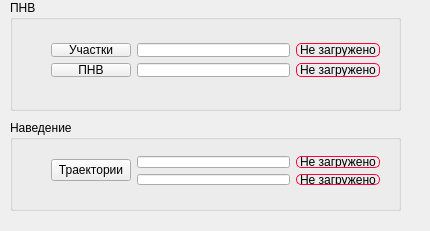
<?xml version="1.0" encoding="UTF-8"?>
<ui version="4.0">
 <class>ReadInputBox</class>
 <widget class="QWidget" name="ReadInputBox">
  <property name="geometry">
   <rect>
    <x>0</x>
    <y>0</y>
    <width>430</width>
    <height>231</height>
   </rect>
  </property>
  <property name="windowTitle">
   <string>ReadInputBox</string>
  </property>
  <property name="styleSheet">
   <string notr="true">QLabel {
		border-width: 1px;
		border-radius: 5px;
		border-color: rgb(255, 3, 62);
		border-style: solid;
}</string>
  </property>
  <widget class="QGroupBox" name="pnv_group">
   <property name="geometry">
    <rect>
     <x>10</x>
     <y>0</y>
     <width>391</width>
     <height>111</height>
    </rect>
   </property>
   <property name="title">
    <string>ПНВ</string>
   </property>
   <widget class="QWidget" name="layoutWidget">
    <property name="geometry">
     <rect>
      <x>30</x>
      <y>32</y>
      <width>351</width>
      <height>56</height>
     </rect>
    </property>
    <layout class="QHBoxLayout" name="horizontalLayout">
     <item>
      <layout class="QVBoxLayout" name="verticalLayout">
       <item>
        <widget class="QPushButton" name="read_area_btn">
         <property name="text">
          <string>Участки</string>
         </property>
        </widget>
       </item>
       <item>
        <widget class="QPushButton" name="read_pnv_btn">
         <property name="text">
          <string>ПНВ</string>
         </property>
        </widget>
       </item>
      </layout>
     </item>
     <item>
      <layout class="QVBoxLayout" name="verticalLayout_3">
       <item>
        <widget class="QLineEdit" name="area_line"/>
       </item>
       <item>
        <widget class="QLineEdit" name="pnv_line"/>
       </item>
      </layout>
     </item>
     <item>
      <layout class="QVBoxLayout" name="verticalLayout_4">
       <item>
        <widget class="QLabel" name="area_label">
         <property name="text">
          <string>Не загружено</string>
         </property>
        </widget>
       </item>
       <item>
        <widget class="QLabel" name="pnv_label">
         <property name="text">
          <string>Не загружено</string>
         </property>
        </widget>
       </item>
      </layout>
     </item>
    </layout>
   </widget>
  </widget>
  <widget class="QGroupBox" name="angp_group">
   <property name="geometry">
    <rect>
     <x>10</x>
     <y>120</y>
     <width>391</width>
     <height>91</height>
    </rect>
   </property>
   <property name="title">
    <string>Наведение</string>
   </property>
   <widget class="QWidget" name="layoutWidget">
    <property name="geometry">
     <rect>
      <x>30</x>
      <y>25</y>
      <width>351</width>
      <height>51</height>
     </rect>
    </property>
    <layout class="QHBoxLayout" name="horizontalLayout_2">
     <item>
      <widget class="QPushButton" name="read_angp_btn">
       <property name="text">
        <string>Траектории</string>
       </property>
      </widget>
     </item>
     <item>
      <layout class="QVBoxLayout" name="verticalLayout_2">
       <item>
        <widget class="QLineEdit" name="our_trace_line"/>
       </item>
       <item>
        <widget class="QLineEdit" name="target_trace_line">
         <property name="maximumSize">
          <size>
           <width>16777215</width>
           <height>16777215</height>
          </size>
         </property>
         <property name="layoutDirection">
          <enum>Qt::LeftToRight</enum>
         </property>
        </widget>
       </item>
      </layout>
     </item>
     <item>
      <layout class="QVBoxLayout" name="verticalLayout_5">
       <item>
        <widget class="QLabel" name="our_trace_label">
         <property name="text">
          <string>Не загружено</string>
         </property>
        </widget>
       </item>
       <item>
        <widget class="QLabel" name="target_trace_label">
         <property name="layoutDirection">
          <enum>Qt::RightToLeft</enum>
         </property>
         <property name="text">
          <string>Не загружено</string>
         </property>
        </widget>
       </item>
      </layout>
     </item>
    </layout>
   </widget>
  </widget>
 </widget>
 <layoutdefault spacing="6" margin="11"/>
 <resources/>
 <connections/>
</ui>
